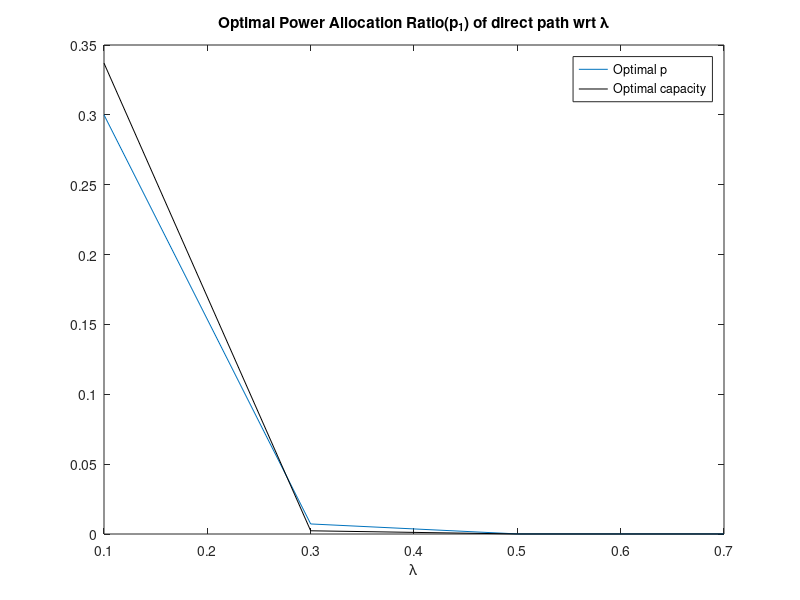
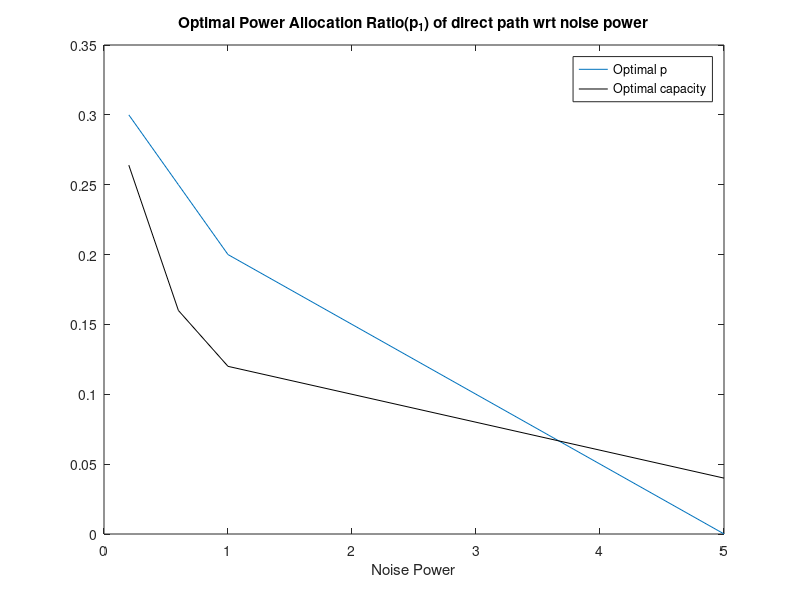
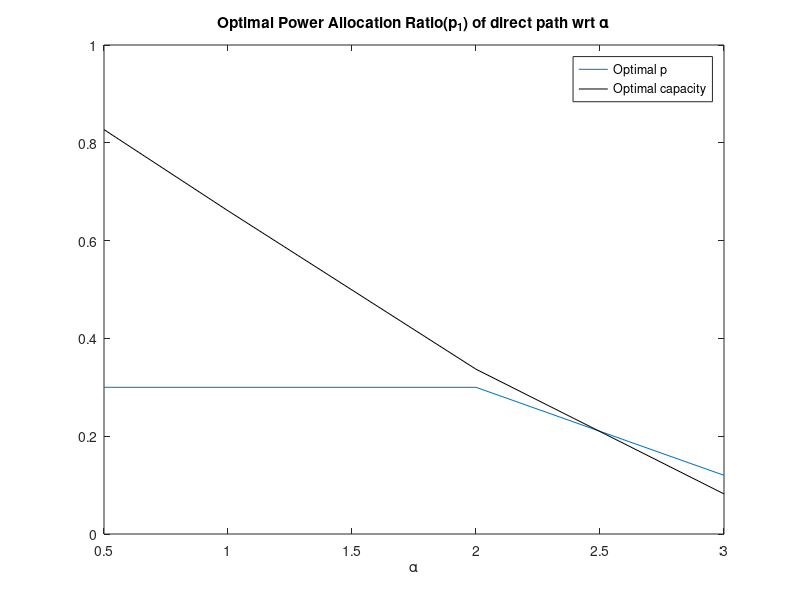
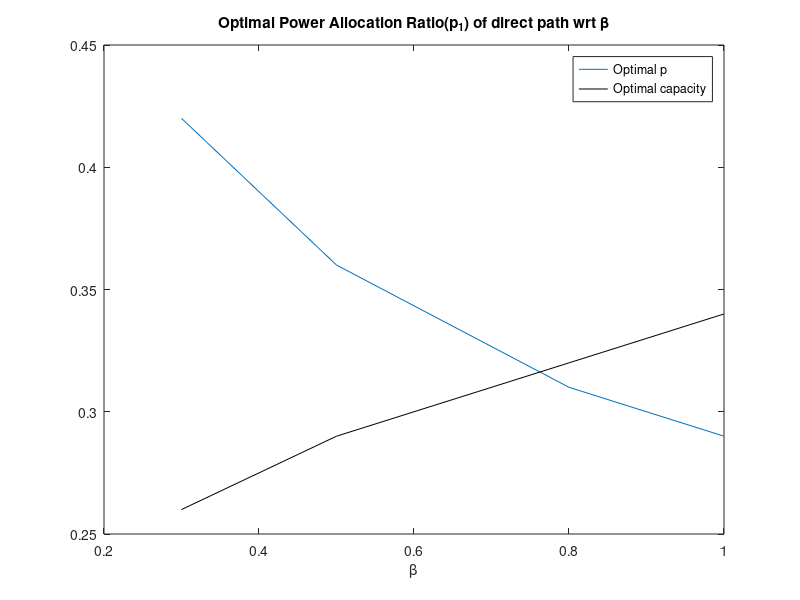

Write MATLAB code to recreate these figures, in order.
clc;clear all;
x = [0.1 0.3 0.5 0.7];
y1 = [0.3 7.2e-03 6.6e-05 6.6e-05];
y2 = [0.337 2.3e-03 1.757e-05 1.356e-05]; 
figure();
%str = {'p_1=0.3, f(p_1)=0.337','p_1=7.2 \times 10^{-3}, f(p_1)=2.3 \times 10^{-3}','p_1=6.6 \times 10^{-5}, f(p_1)=1.757 \times 10^{-5}','p_1=6.6 \times 10^{-5}, f(p_1)=1.356 \times 10^{-5}'};
plot(x,y1);
hold on;
plot (x, y2,'k');
% xlim([0 1]);
% ylim([-0.5 1]);
xlabel('\lambda');
%ylabel('p_1');
title('Optimal Power Allocation Ratio(p_1) of direct path wrt \lambda');
%text(x,y1,str);
legend('Optimal p', 'Optimal capacity');

% %x = [0.1 0.5 0.7];
% %y = [0.3 0.25 0.2 6.6e-05];
% str = {'p_1=0.3, f(p_1)=0.264','p_1=0.25, f(p_1)=0.16','p_1=0.2, f(p_1)=0.12','p_1=6.6 \times 10^{-5}, f(p_1)=0.04'};
% plot(x,y,'Marker','*');
% xlim([0 7]);
% ylim([-0.5 1]);
% xlabel('Noise Power');
% ylabel('p_1');
% title('Optimal Power Allocation Ratio(p_1) of direct path with according to Noise Power when Horizontal Reflector is located at y=15');
% text(x,y,str);

x = [0.2 0.6 1 5];
y1 = [0.3 0.25 0.2 6.6e-05];
y2 = [0.264 0.16 0.12 0.04];
figure();
%str = {'p_1=0.3, f(p_1)=0.337','p_1=7.2 \times 10^{-3}, f(p_1)=2.3 \times 10^{-3}','p_1=6.6 \times 10^{-5}, f(p_1)=1.757 \times 10^{-5}','p_1=6.6 \times 10^{-5}, f(p_1)=1.356 \times 10^{-5}'};
plot(x,y1);
hold on;
plot (x, y2,'k');
% xlim([0 1]);
% ylim([-0.5 1]);
xlabel('Noise Power');
%ylabel('p_1');
title('Optimal Power Allocation Ratio(p_1) of direct path wrt noise power');
%text(x,y1,str);
legend('Optimal p', 'Optimal capacity');


x = [0.5 1 2 3];
y1 = [0.3 0.3 0.3 0.12];
y2 = [0.827 0.661 0.337 0.082];
figure();
%str = {'p_1=0.3, f(p_1)=0.337','p_1=7.2 \times 10^{-3}, f(p_1)=2.3 \times 10^{-3}','p_1=6.6 \times 10^{-5}, f(p_1)=1.757 \times 10^{-5}','p_1=6.6 \times 10^{-5}, f(p_1)=1.356 \times 10^{-5}'};
plot(x,y1);
hold on;
plot (x, y2,'k');
% xlim([0 1]);
% ylim([-0.5 1]);
xlabel('\alpha');
%ylabel('p_1');
title('Optimal Power Allocation Ratio(p_1) of direct path wrt \alpha');
%text(x,y1,str);
legend('Optimal p', 'Optimal capacity');

x = [0.3 0.5 0.8 1];
y1 = [0.42 0.36 0.31 0.29];
y2 = [0.26 0.29 0.32 0.34];
figure();
%str = {'p_1=0.3, f(p_1)=0.337','p_1=7.2 \times 10^{-3}, f(p_1)=2.3 \times 10^{-3}','p_1=6.6 \times 10^{-5}, f(p_1)=1.757 \times 10^{-5}','p_1=6.6 \times 10^{-5}, f(p_1)=1.356 \times 10^{-5}'};
plot(x,y1);
hold on;
plot (x, y2,'k');
% xlim([0 1]);
% ylim([-0.5 1]);
xlabel('\beta');
%ylabel('p_1');
title('Optimal Power Allocation Ratio(p_1) of direct path wrt \beta');
%text(x,y1,str);
legend('Optimal p', 'Optimal capacity');
